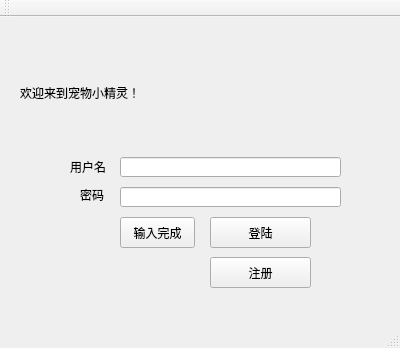
<?xml version="1.0" encoding="UTF-8"?>
<ui version="4.0">
 <class>PokemonClient</class>
 <widget class="QMainWindow" name="PokemonClient">
  <property name="geometry">
   <rect>
    <x>0</x>
    <y>0</y>
    <width>400</width>
    <height>348</height>
   </rect>
  </property>
  <property name="windowTitle">
   <string>PokemonClient</string>
  </property>
  <widget class="QWidget" name="centralWidget">
   <widget class="QLabel" name="lable">
    <property name="geometry">
     <rect>
      <x>70</x>
      <y>140</y>
      <width>41</width>
      <height>20</height>
     </rect>
    </property>
    <property name="text">
     <string>用户名</string>
    </property>
   </widget>
   <widget class="QLabel" name="label_2">
    <property name="geometry">
     <rect>
      <x>80</x>
      <y>170</y>
      <width>31</width>
      <height>16</height>
     </rect>
    </property>
    <property name="text">
     <string>密码</string>
    </property>
   </widget>
   <widget class="QPushButton" name="LoginBtn">
    <property name="geometry">
     <rect>
      <x>210</x>
      <y>200</y>
      <width>101</width>
      <height>31</height>
     </rect>
    </property>
    <property name="text">
     <string>登陆</string>
    </property>
   </widget>
   <widget class="QPushButton" name="CreatBtn">
    <property name="geometry">
     <rect>
      <x>210</x>
      <y>240</y>
      <width>101</width>
      <height>31</height>
     </rect>
    </property>
    <property name="text">
     <string>注册</string>
    </property>
   </widget>
   <widget class="QLineEdit" name="Username">
    <property name="geometry">
     <rect>
      <x>120</x>
      <y>140</y>
      <width>221</width>
      <height>20</height>
     </rect>
    </property>
   </widget>
   <widget class="QLineEdit" name="Password">
    <property name="geometry">
     <rect>
      <x>120</x>
      <y>170</y>
      <width>221</width>
      <height>20</height>
     </rect>
    </property>
   </widget>
   <widget class="QLabel" name="label_3">
    <property name="geometry">
     <rect>
      <x>20</x>
      <y>20</y>
      <width>371</width>
      <height>111</height>
     </rect>
    </property>
    <property name="styleSheet">
     <string notr="true">font: 36pt &quot;04b_21&quot;;
font: 28pt &quot;04b_21&quot;;</string>
    </property>
    <property name="text">
     <string>欢迎来到宠物小精灵！</string>
    </property>
   </widget>
   <widget class="QPushButton" name="pushButton">
    <property name="geometry">
     <rect>
      <x>120</x>
      <y>200</y>
      <width>75</width>
      <height>31</height>
     </rect>
    </property>
    <property name="text">
     <string>输入完成</string>
    </property>
   </widget>
  </widget>
  <widget class="QMenuBar" name="menuBar">
   <property name="geometry">
    <rect>
     <x>0</x>
     <y>0</y>
     <width>400</width>
     <height>23</height>
    </rect>
   </property>
  </widget>
  <widget class="QToolBar" name="mainToolBar">
   <attribute name="toolBarArea">
    <enum>TopToolBarArea</enum>
   </attribute>
   <attribute name="toolBarBreak">
    <bool>false</bool>
   </attribute>
  </widget>
  <widget class="QStatusBar" name="statusBar"/>
 </widget>
 <layoutdefault spacing="6" margin="11"/>
 <resources/>
 <connections/>
</ui>
